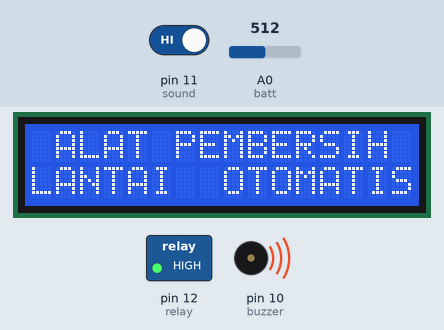
This sketch was run on a simulated Arduino Uno, built with avr-gcc and run on an emulated ATmega328P. On the bench: 16×2 character LCD, switched loads named in the sketch (green lamp = pin HIGH), buzzer (waves = sounding, pin HIGH). The inputs (shaded band) are chosen by the test bench; at power-on: pin 11 (sound) HIGH, A0 (batt) = 512. The local clock reads 2024-03-15 10:24:30 at power-on unless the sketch sets it; what the sketch prints to the serial monitor is not drawn.

Above: at 0.1 s.
At 5.7 s:
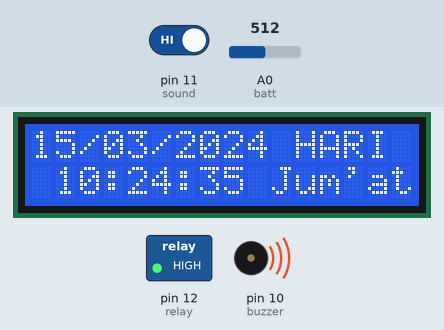
5.8 s: pin 11 (sound) driven LOW
At 7.8 s:
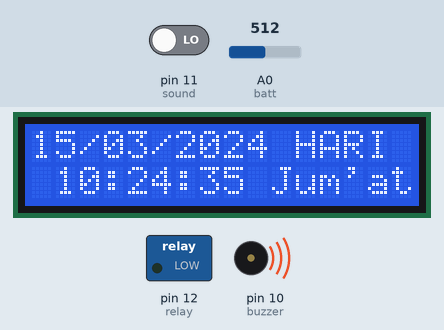
Timing chart, 0 to 9.3 s (numbered marks = the images above; inputs shaded):
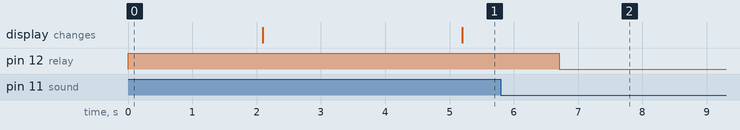

Measured:
- after the input at 5.8 s, pin 12 (relay): HIGH → LOW after 0.91 s

The sketch:

Arduino.ino
```cpp
#include <LCD_I2C.h>
#include <Wire.h>
#include "RTClib.h"

RTC_DS1307 rtc;
LCD_I2C lcd(0x27);

char namaHari[7][12] = {"Minggu", "Senin", "Selasa", " Rabu ", "Kamis", "Jum'at", "Sabtu"};

int relay = 12;
int sound = 11;
int buzzer = 10;
int batt = A0;
int nilai;
int volt;

boolean suaro = true;
boolean bunyi = true;

unsigned long prevMillis = 0;
const long interval = 5000;

void setup ()
{
  Serial.begin(9600);
  pinMode(sound, INPUT);
  pinMode(relay, OUTPUT);
  pinMode(buzzer, OUTPUT);
  pinMode(batt, INPUT);

  digitalWrite(relay, HIGH);
  digitalWrite(buzzer, HIGH);

  if (! rtc.begin())
  {
    Serial.println("Couldn't find RTC");
  }

  lcd.begin();
  lcd.backlight();
  lcd.setCursor(0, 0);
           //0123456789012345
  lcd.print(" ALAT PEMBERSIH ");
  lcd.setCursor(0, 1);
           //0123456789012345
  lcd.print("LANTAI  OTOMATIS");
  delay(2000);
  lcd.clear();
}

void loop () {
  if (bunyi == true) {
    nilai = analogRead(batt);
    float volt = nilai / 145.0 ;

    Serial.print("VOLT BATTERAI : ");
    Serial.print(volt);
    Serial.println(" V");
    delay(500);

    if ((volt > 0.9) && (volt <=1.85)) {
      digitalWrite(buzzer,HIGH);
      delay(1500);
      digitalWrite(buzzer,LOW);
      delay(250);
      suaro = false;
    }
    else {
      digitalWrite(buzzer,HIGH);
      suaro == true;
    }
  }

  if (suaro = true) {
    int status_sensor = digitalRead(sound);
    Serial.println(status_sensor);
    delay(10);

    if (status_sensor == 0) {
      digitalWrite(relay, LOW);
      delay(30000);
      digitalWrite(relay, HIGH);
      delay(500);
      digitalWrite(relay, LOW);
      delay(500);
      digitalWrite(relay, HIGH);
    }
  }

  unsigned long currentMillis = millis();
  if (currentMillis - prevMillis >= interval)
  {
    prevMillis = currentMillis;

    waktu();
  }

}

void print2digits(int number) {
  if (number >= 0 && number < 10) {
    lcd.print('0');
  }
  lcd.print(number);
}

void waktu () {
  DateTime now = rtc.now();

  lcd.setCursor(0, 0);
           //0123456789012345
  print2digits(now.day());
  lcd.print("/");

  print2digits(now.month());

  lcd.print("/");
  lcd.print(now.year());
  lcd.setCursor(1, 1);
           //0123456789012345
  print2digits(now.hour());
  lcd.print(':');

  print2digits(now.minute());

  lcd.print(':');
  print2digits(now.second());
  lcd.print(" ");
  lcd.setCursor(10, 0);
           //0123456789012345
  lcd.print(" HARI ");
  lcd.setCursor(10, 1);
  lcd.print(namaHari[now.dayOfTheWeek()]);
  delay(1000);

  if ((now.hour() == 8) && (now.minute() == 0)) {
    digitalWrite(relay, LOW);
    delay(30000);
    digitalWrite(relay, HIGH);
    delay(500);
    digitalWrite(relay, LOW);
    delay(500);
    digitalWrite(relay, HIGH);
  }
  else if ((now.hour() == 13) && (now.minute() == 0)) {
    digitalWrite(relay, LOW);
    delay(30000);
    digitalWrite(relay, HIGH);
    delay(500);
    digitalWrite(relay, LOW);
    delay(500);
    digitalWrite(relay, HIGH);
  }
  else if ((now.hour() == 18) && (now.minute() == 0)) {
    digitalWrite(relay, LOW);
    delay(30000);
    digitalWrite(relay, HIGH);
    delay(500);
    digitalWrite(relay, LOW);
    delay(500);
    digitalWrite(relay, HIGH);
  }
  /*else if ((now.hour() == 1) && (now.minute() == 32)) {
    digitalWrite(relay, LOW);
    delay(30000);
    digitalWrite(relay, HIGH);
    delay(500);
    digitalWrite(relay, LOW);
    delay(500);
    digitalWrite(relay, HIGH);
  }*/
}
```
